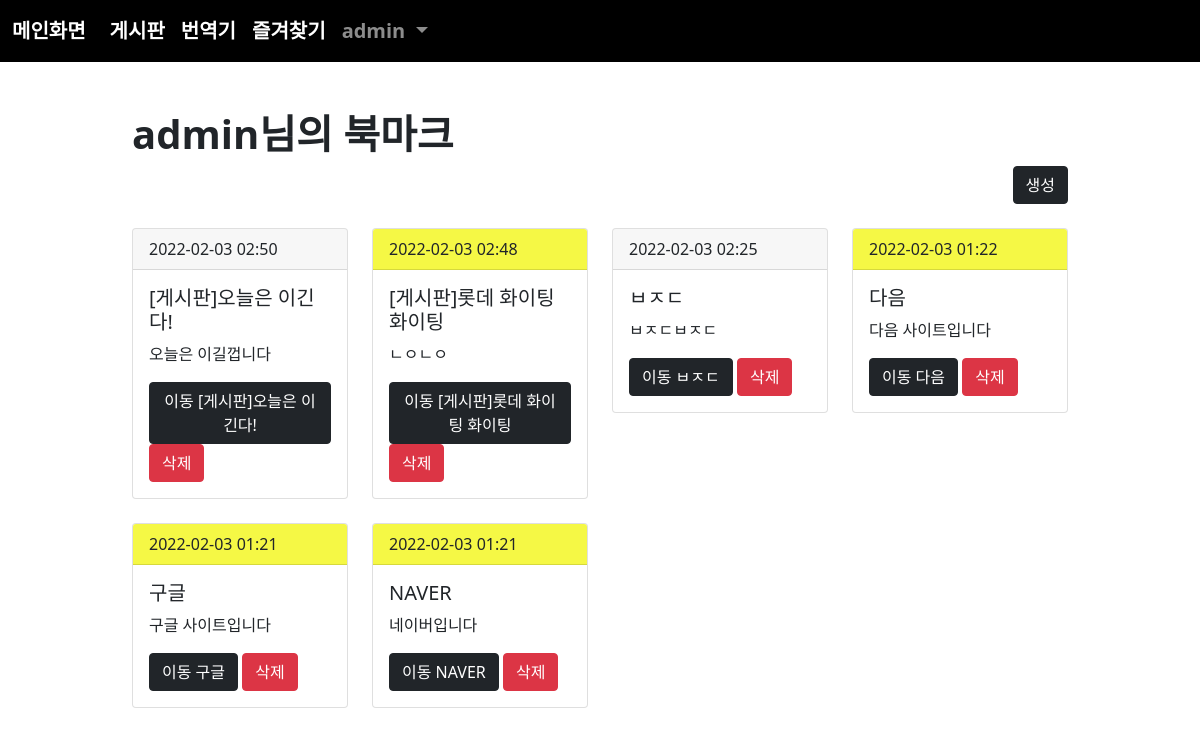
Page /book/book/ (signed in) on the earlier database version.
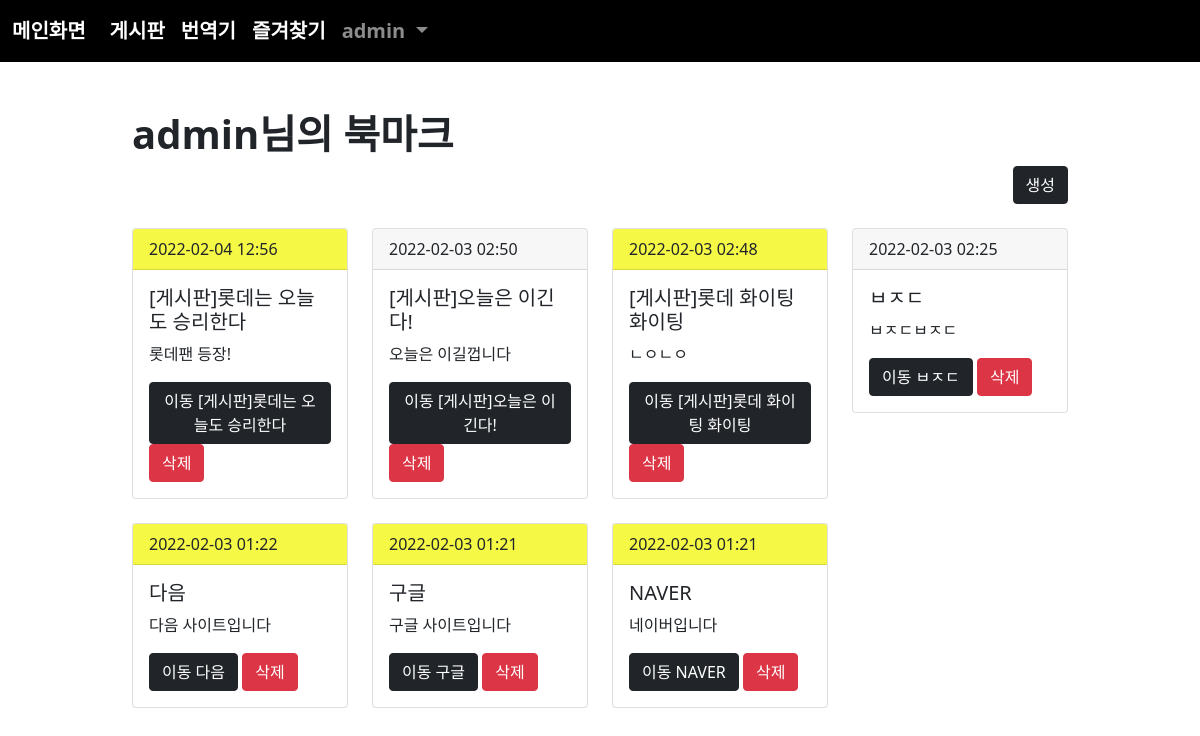
Same page on the later database version.
### acc/models.py (models this page shows, shortened)
class User(AbstractUser):
    comment = models.TextField()
    age = models.IntegerField(default=0)
    point = models.IntegerField(default=0)
    pic = models.ImageField(upload_to="acc/%y/%m")

### book/models.py (models this page shows, shortened)
class Book(models.Model):
    site_name = models.CharField(max_length=100)
    site_url = models.TextField()
    content = models.TextField()
    user = models.ForeignKey(User, on_delete=models.CASCADE)
    impo = models.BooleanField(default=False)
    pubdate = models.DateTimeField()

### book/views.py (the view)
# urls.py: path('book/', views.index, name="index"),
def index(request):
    b = request.user.book_set.all().order_by('-pubdate')
    context = {
        "blist" : b
    }
    return render(request, 'book/index.html', context)

### template/book/index.html
{% extends 'base.html' %}
{% block con %}
    <div class="container mt-5 mb-5" style="width: 80%;">
        <h1><b>{{user}}님의 북마크</b></h1>
        <div class="text-end">
           <a href="{% url 'book:create' %}"><button class="btn btn-dark">생성</button></a>
        </div>
        <div class="row">
            {% for i in blist %}
            <div class="col-lg-3 mt-4">
                <div class="card">
                    <div class="card-header" style="{% if i.impo %}background-color: rgb(245, 248, 69);{% endif %}">
                        {{ i.pubdate |date:'Y-m-d H:i'}}
                    </div>
                    <div class="card-body">
                        <h5 class="card-title">{{ i.site_name }}</h5>
                        <p class="card-text">{{ i.content }}</p>
                        <a href="{{ i.site_url }}" class="btn btn-dark">이동 {{ i.site_name }}</a>
                        <a href="#" class="btn btn-danger">삭제</a>
                    </div>
                </div>
            </div>
            {% endfor %}
        </div>
    </div>
{% endblock %}

### template/base.html (shortened to what this page needs)
<!DOCTYPE html>
<html lang="en">
  <head>
    <link
      href="https://cdn.jsdelivr.net/npm/bootstrap@5.1.3/dist/css/bootstrap.min.css"
      rel="stylesheet"
    />
  </head>
  <body>
    {% if user.is_authenticated %}
    <nav class="navbar navbar-expand-lg navbar-dark" style="background-color: rgb(0, 0, 0); font-size: 20px; font-weight: bold">
      <div class="container-fluid">
        <a class="navbar-brand" href="{% url 'acc:index' %}">메인화면</a>
        <div class="collapse navbar-collapse" id="navbarSupportedContent">
          <ul class="navbar-nav me-auto mb-2 mb-lg-0">
            <li class="nav-item">
              <a class="nav-link active" aria-current="page" href="{% url 'board:index' %}">게시판</a>
            </li>
            <li class="nav-item">
            <a class="nav-link active" aria-current="page" href="{% url 'trans:index' %}">번역기</a>
            </li>
            <li class="nav-item">
              <a class="nav-link active" aria-current="page" href="{% url 'book:index' %}">즐겨찾기</a>
              </li>
            <li class="nav-item dropdown">
              <a
                class="nav-link dropdown-toggle"
                href="#"
                id="navbarDropdown"
                role="button"
                data-bs-toggle="dropdown"
                aria-expanded="false"
              >
                {{ user.username }}
              </a>
            </li>
          </ul>
        </div>
      </div>
    </nav>
    {% block con %}
    {% endblock %}
    {% endif %}
  </body>
</html>

Differences in the rows shown:
added Book: pubdate "2022-02-04 12:56", site_name "[게시판]롯데는 오늘도 승리한다", content "롯데팬 등장!"
